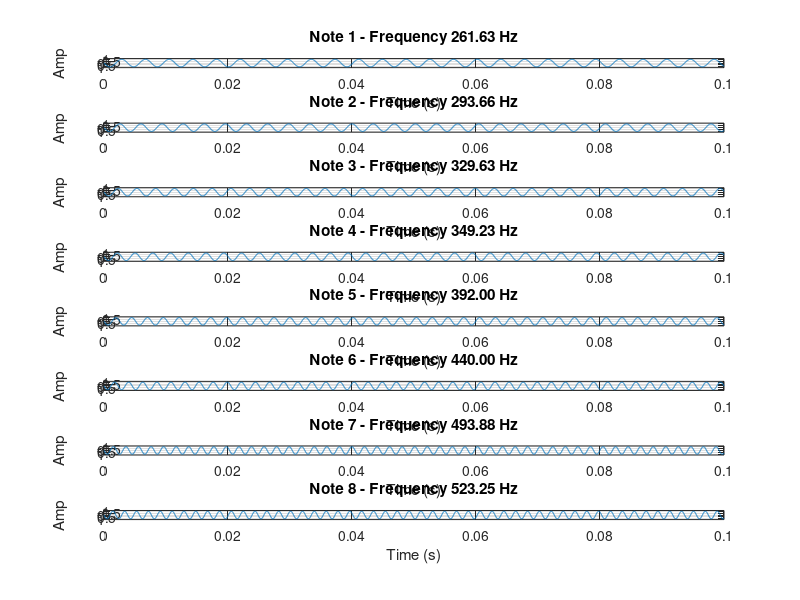

MATLAB code to generate this figure:
%% 7음계의 monotone soundwave
clc; close all;

% 계이름 별 주파수
frequencies = [261.63, 293.66, 329.63, 349.23, 392.00, 440.00, 493.88, 523.25];

duration = 0.1; % 초
fs = 44100;   % Hz
t = linspace(0, duration, duration * fs);

% 사인파 영행렬 정의 후 만들기
note_sounds = zeros(length(frequencies), duration * fs);
for i = 1:length(frequencies)
    note_sounds(i, :) = sin(2 * pi * frequencies(i) * t);
end

 % 사인파 그리기
figure('Position', [100, 100, 600, 800]);
for j = 1:length(frequencies)
    subplot(length(frequencies), 1, j);
    plot(t, note_sounds(j, :)); % Plot the entire length of t
    title(sprintf('Note %d - Frequency %.2f Hz', j, frequencies(j)));
    xlabel('Time (s)');
    ylabel('Amp');
    ylim([-1.2, 1.2]);
    grid on;
end

set(gcf, 'Units', 'normalized', 'Position', [0, 0, 1, 1]);

% 최대값 1, -1 로 제한
melody = [note_sounds(1,:) note_sounds(2,:) note_sounds(3,:) note_sounds(4,:) ...
          note_sounds(5,:) note_sounds(6,:) note_sounds(7,:) note_sounds(8,:)];
melody = melody / max(abs(melody));

% 소리 출력
sound(melody, fs);
